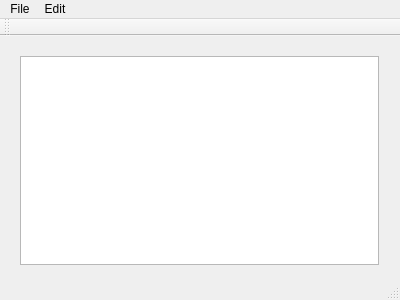
<?xml version="1.0" encoding="UTF-8"?>
<ui version="4.0">
 <class>MainWindow</class>
 <widget class="QMainWindow" name="MainWindow">
  <property name="geometry">
   <rect>
    <x>0</x>
    <y>0</y>
    <width>400</width>
    <height>300</height>
   </rect>
  </property>
  <property name="windowTitle">
   <string>MainWindow</string>
  </property>
  <widget class="QWidget" name="centralWidget">
   <widget class="QWidget" name="verticalLayoutWidget">
    <property name="geometry">
     <rect>
      <x>9</x>
      <y>9</y>
      <width>381</width>
      <height>231</height>
     </rect>
    </property>
    <layout class="QVBoxLayout" name="verticalLayout">
     <item>
      <widget class="QTextEdit" name="textEdit"/>
     </item>
    </layout>
   </widget>
  </widget>
  <widget class="QMenuBar" name="menuBar">
   <property name="geometry">
    <rect>
     <x>0</x>
     <y>0</y>
     <width>400</width>
     <height>22</height>
    </rect>
   </property>
   <widget class="QMenu" name="menuFile">
    <property name="title">
     <string>File</string>
    </property>
    <addaction name="actionNew"/>
    <addaction name="actionOpen"/>
    <addaction name="actionSave_As"/>
    <addaction name="actionPrint"/>
    <addaction name="actionExit"/>
   </widget>
   <widget class="QMenu" name="menuEdit">
    <property name="title">
     <string>Edit</string>
    </property>
    <addaction name="actionCopy"/>
    <addaction name="actionPaste"/>
    <addaction name="actionCut"/>
    <addaction name="actionUndo"/>
    <addaction name="actionRedo"/>
   </widget>
   <addaction name="menuFile"/>
   <addaction name="menuEdit"/>
  </widget>
  <widget class="QToolBar" name="mainToolBar">
   <attribute name="toolBarArea">
    <enum>TopToolBarArea</enum>
   </attribute>
   <attribute name="toolBarBreak">
    <bool>false</bool>
   </attribute>
  </widget>
  <widget class="QStatusBar" name="statusBar"/>
  <action name="actionNew">
   <property name="icon">
    <iconset resource="resources.qrc">
     <normaloff>:/images/New.bmp</normaloff>:/images/New.bmp</iconset>
   </property>
   <property name="text">
    <string>New</string>
   </property>
  </action>
  <action name="actionOpen">
   <property name="icon">
    <iconset resource="resources.qrc">
     <normaloff>:/images/Open.bmp</normaloff>:/images/Open.bmp</iconset>
   </property>
   <property name="text">
    <string>Open</string>
   </property>
  </action>
  <action name="actionSave_As">
   <property name="text">
    <string>Save As</string>
   </property>
  </action>
  <action name="actionPrint">
   <property name="text">
    <string>Print</string>
   </property>
  </action>
  <action name="actionExit">
   <property name="text">
    <string>Exit</string>
   </property>
  </action>
  <action name="actionCopy">
   <property name="text">
    <string>Copy</string>
   </property>
  </action>
  <action name="actionPaste">
   <property name="text">
    <string>Paste</string>
   </property>
  </action>
  <action name="actionCut">
   <property name="text">
    <string>Cut</string>
   </property>
  </action>
  <action name="actionUndo">
   <property name="text">
    <string>Undo</string>
   </property>
  </action>
  <action name="actionRedo">
   <property name="text">
    <string>Redo</string>
   </property>
  </action>
 </widget>
 <layoutdefault spacing="6" margin="11"/>
 <resources>
  <include location="resources.qrc"/>
 </resources>
 <connections/>
</ui>
